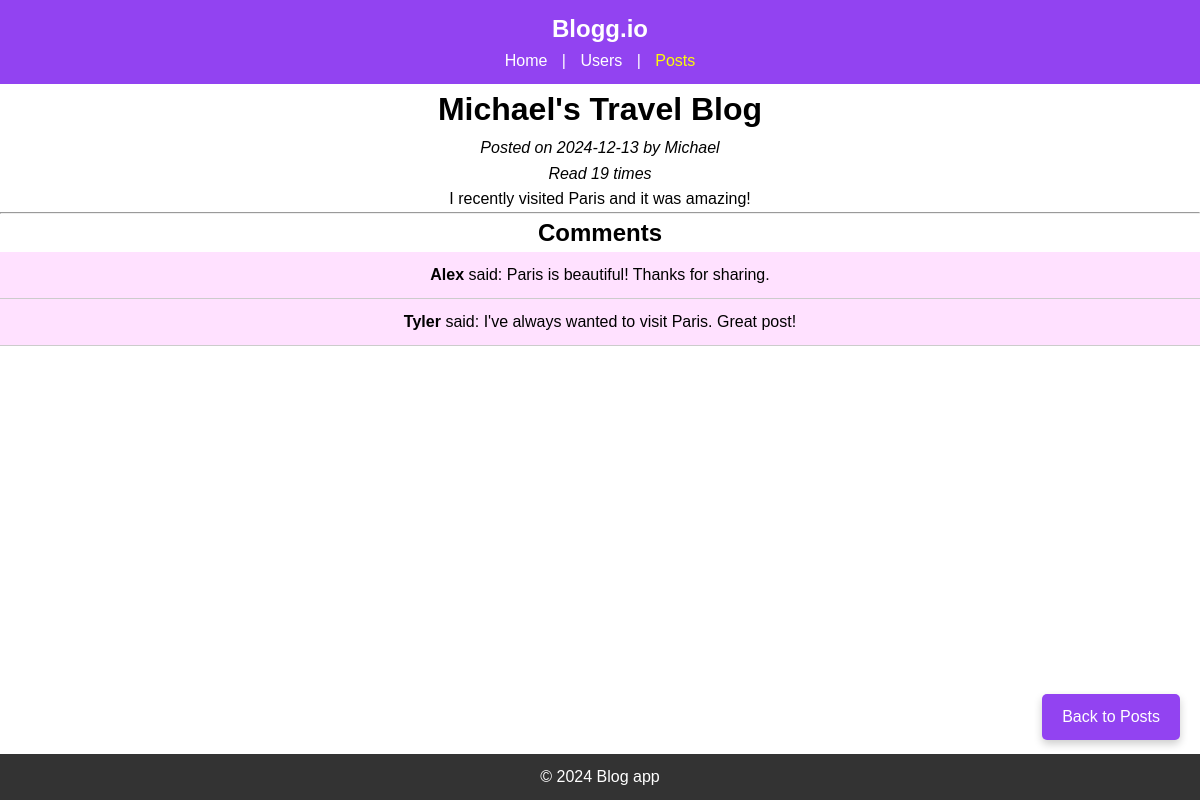
/posts/1, run on the app's committed database.
### models.py (models this page shows)
class Post(db.Model):
    id = db.Column(db.Integer, primary_key=True, autoincrement=True)
    user_id = db.Column(db.Integer, db.ForeignKey(User.id))
    posted_by = db.relationship('User')
    posted = db.Column(db.DateTime, nullable=False)
    title = db.Column(db.String(120), nullable=False)
    body = db.Column(db.String(500), nullable=False)
    reads = db.Column(db.Integer, default=0)
    comments = db.relationship('Comment', backref='post', lazy=True)

class User(db.Model):
    id = db.Column(db.Integer, primary_key=True)
    username = db.Column(db.String(80), unique=True, nullable=False)
    email = db.Column(db.String(120), unique=True, nullable=False)
    age = db.Column(db.Integer)
    posts = db.relationship('Post', backref='user', lazy=True)
    comments = db.relationship('Comment', backref='user', lazy=True)

class Comment(db.Model):
    id = db.Column(db.Integer, primary_key=True, autoincrement=True)
    user_id = db.Column(db.Integer, db.ForeignKey(User.id))
    post_id = db.Column(db.Integer, db.ForeignKey(Post.id))
    body = db.Column(db.String(500), nullable=False)

### app.py (the view)
@app.route('/posts/<int:post_id>')
def display_post(post_id):
    found_post = Post.query.filter_by(id=post_id).first()
    found_post.reads += 1
    db.session.commit()
    return render_template('post.html', post=found_post)

### templates/post.html (shortened to what this page needs)
{% extends "base.html" %}
{% block content %}
<h1>{{ post.title }}</h1>
<p>
    <i>Posted on {{ post.posted.strftime('%Y-%m-%d') }} by {{ post.user.username }}</i>
    <br>
    <i>Read {{ post.reads }} times</i>
</p>
<p>{{ post.body }}</p>
<hr>
<h2>Comments</h2>
<ul id="commentul">
    {% for comment in post.comments %}
    <li id="comments">
        <strong>{{ comment.user.username }}</strong> said: <p>{{ comment.body }}</p>
    </li>
    {% else %}
    <li>No comments yet. Be the first to comment!</li>
    {% endfor %}
</ul>
    <a id="backbutton" href="{{ url_for('display_all_posts') }}">Back to Posts</a>
{% endblock %}

### static/styles.css (style rules this page uses)
* { margin: 0; padding: 0; box-sizing: border-box; }
html,body { width: 100%; overflow-x: hidden; }
body { font-family: Arial, sans-serif; line-height: 1.6; background-color: #efeef1; color: black; margin: 0; padding: 0; align-items: center; display: flex; flex-direction: column; min-height: 100vh; }
a { color: black; text-decoration: none; }
#comments { background-color: #ffe1ff; border-bottom: 1px solid #ccc; padding: 10px; width: 100% }
#comments p { display: inline-block; }
#backbutton { position: fixed; bottom: 60px; right: 20px; background-color:#9243f1; color: white; text-decoration: none; padding: 10px 20px; border-radius: 5px; font-size: 16px; cursor: pointer; box-shadow: 0 4px 8px rgba(0, 0, 0, 0.2); transition: background-color 0.3s ease, transform 0.3s ease; }

### data on the page
Post: title "Michael's Travel Blog", posted "2024-12-13", reads "19", body "I recently visited Paris and it was amazing!"
User: user.username "Michael"
Comment: user.username "Alex", body "Paris is beautiful! Thanks for sharing."
Comment: user.username "Tyler", body "I've always wanted to visit Paris. Great post!"
